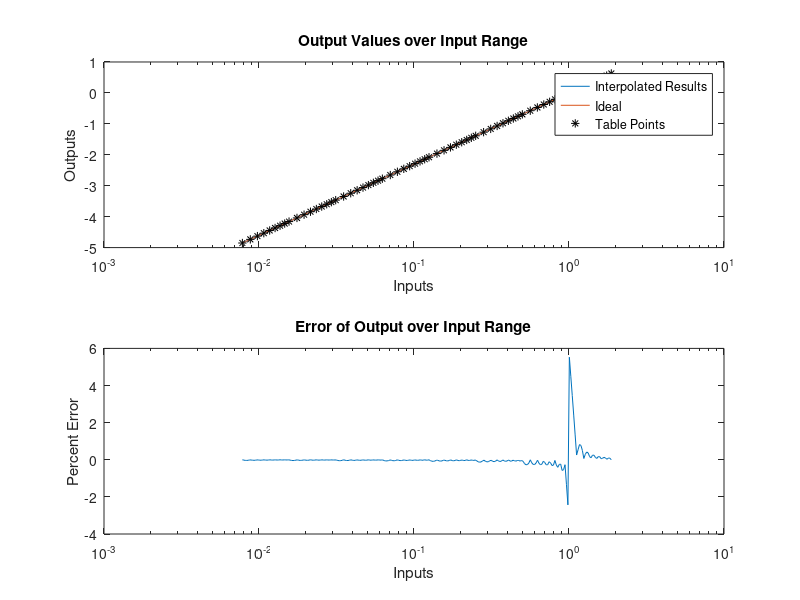

This chart was generated by the following MATLAB code:
%% TESTING OF PLUT INIT SCRIPTS
%
% This script is a copy of code used in the Programmable Look-Up Table's
% init script in the DSP_FPGA_Accelerated_Toolbox.

% Copyright 2020 Flat Earth Inc
%
% THE SOFTWARE IS PROVIDED "AS IS", WITHOUT WARRANTY OF ANY KIND, EXPRESS OR IMPLIED,
% INCLUDING BUT NOT LIMITED TO THE WARRANTIES OF MERCHANTABILITY, FITNESS FOR A PARTICULAR
% PURPOSE AND NONINFRINGEMENT. IN NO EVENT SHALL THE AUTHORS OR COPYRIGHT HOLDERS BE LIABLE
% FOR ANY CLAIM, DAMAGES OR OTHER LIABILITY, WHETHER IN AN ACTION OF CONTRACT, TORT OR OTHERWISE,
% ARISING FROM, OUT OF OR IN CONNECTION WITH THE SOFTWARE OR THE USE OR OTHER DEALINGS IN THE SOFTWARE.
%
% E. Bailey Galacci
% Flat Earth Inc
% 985 Technology Blvd
% Bozeman, MT 59718
% support@flatearthinc.com

clear; close all;
% User defined inputs to mask
tableFnParam = "log(xIn)";      % desired function
maxInput = 1;                   % highest expected input value
floorParam = 2^-15;             % low threshold input value
errorParam = 0.1;               % allowed % error of LUT
ERR_DIAG = true;                % flag to show table init
nBitsParam = 3;                 % manual setting of N_bits
mBitsParam = 3;                 % manual setting of M_bits
IGOTTHIS = true;               % flag for N/M manual override
W_bits = 32;                    % fixed-point word size
F_bits = 28;                    % fixed-point fractional size

%% PLUT INIT SCRIPT
%
% This script is a copy of code used in the Programmable Look-Up Table's
% init script in the DSP_FPGA_Accelerated_Toolbox.

% Copyright 2020 Flat Earth Inc
%
% THE SOFTWARE IS PROVIDED "AS IS", WITHOUT WARRANTY OF ANY KIND, EXPRESS OR IMPLIED,
% INCLUDING BUT NOT LIMITED TO THE WARRANTIES OF MERCHANTABILITY, FITNESS FOR A PARTICULAR
% PURPOSE AND NONINFRINGEMENT. IN NO EVENT SHALL THE AUTHORS OR COPYRIGHT HOLDERS BE LIABLE
% FOR ANY CLAIM, DAMAGES OR OTHER LIABILITY, WHETHER IN AN ACTION OF CONTRACT, TORT OR OTHERWISE,
% ARISING FROM, OUT OF OR IN CONNECTION WITH THE SOFTWARE OR THE USE OR OTHER DEALINGS IN THE SOFTWARE.
%
% E. Bailey Galacci
% Flat Earth Inc
% 985 Technology Blvd
% Bozeman, MT 59718
% support@flatearthinc.com

% things to display: table size, input bounds, function, accuracy
% things to figure out: M_bits, N_bits, Min_val, X_in table, Y_out table,
% max_error, ram_size, table_size 

binaryOffset = ceil(log2(maxInput)); % used for binary tricks, as well as identifying input range
if(IGOTTHIS)
    N_bits = nBitsParam;
    M_bits = mBitsParam;
else
    N_bits = ceil(log2(binaryOffset-log2(floorParam)+1));
    % M_bits needs to be defined later, as it must be just enough to meet
    % accuracy standards defined by user, with linear interpolation
    M_bits = 1; %this will be updated later as needed
end

repeatFlag = true;
while(repeatFlag)
    % Define a N point log2 spaced range of inputs, from 2^(d-(2^N_bits -1)) to almost 2^(d+1), 
    % this effectively covers the user defined input range, down to a floor
    % value.
    xIn = zeros(1, 2^(M_bits+N_bits));
    addr = 1;
    for NShifts = 2^N_bits-1:-1:0
        for M = 0:2^M_bits - 1
            xIn(addr) = 2^(binaryOffset-NShifts) + M*2^(binaryOffset-NShifts-M_bits);
            addr = addr+1;
        end
    end

    % use function to define output. note: function must contain input xIn
    % within the string to work properly, and the only output of the function
    % must be the table values.
    tableInit = eval(tableFnParam);

    RAM_SIZE = N_bits+M_bits;
    maxVal = 2^binaryOffset+ (2^M_bits -1)*2^(binaryOffset-M_bits);
    minVal = 2^(binaryOffset-(2^N_bits-1));
    %set_param(gcb,'MaskDisplay',"disp(sprintf('Programmable Look-up Table\nMemory Used = %d samples and coeffs\nClock Rate Needed = %d Hz', FIR_Uprate*2, Max_Rate)); port_label('input',1,'data'); port_label('input',2,'valid'); port_label('input',3,'Wr_Data'); port_label('input',4,'Wr_Addr'); port_label('input',5,'Wr_En'); port_label('output',1,'data'); port_label('output',2,'valid'); port_label('output',3,'RW_Dout');")

    %%%%%%%%%% check and identify error %%%%%%%%%%%
    % Define a set of test cases for the lookup table with log spaced points
    xTest = logspace(log10(minVal), log10(maxVal), 2^(RAM_SIZE+2));
    xTemp = xIn;
    xIn = xTest;
    % identify the values of the function at xTest
    yTest = eval(tableFnParam);

    % move lookup table values back to xIn
    xIn = xTemp;

    % Find lookup addresses for each point in xTest
    % Effectively assumes the highest input value, then decreases address until test input is greater than associated table input at that address
    addrTest = zeros(1,length(xTest));
    for it = 1:length(xTest)
        addrTest(it) = 2^RAM_SIZE;
        while(xTest(it) < xIn(addrTest(it)) && addrTest(it) ~= 1)   % find the address associated with an input value closest to and below xTest
            addrTest(it) = addrTest(it) - 1;
        end
        if(addrTest(it)==0)
            addrTest(it) = 1;
        end
    end

    % Check for any possible out of bounds errors (handled similarly in hardware)
    addrTest(addrTest == 2^RAM_SIZE) = 2^RAM_SIZE -1;

    % Get values for linear interpolation of xIn
    xLow  = xIn(addrTest);
    xHigh = xIn(addrTest+1);

    % apply point-slope formula to preform linear interpolation for the table readout
    yLow  = tableInit(addrTest);
    yHigh = tableInit(addrTest+1);
    slope  = (yHigh-yLow) ./ (xHigh - xLow);
    yInter = slope.*(xTest-xLow)+yLow;
    
    % percent error: obt-exp / exp
    %errorFloor = (yTest-yLow)./yTest;  % w/out linear interpolation
    errorInter = (yTest-yInter)./yTest; % w/ linear interpolation
    maxErr = max(abs(errorInter));
    %check while loop condition
    if(IGOTTHIS) 
        repeatFlag = false;
    else
        if(100*maxErr <= errorParam)
            repeatFlag = false;
        else
%             if(ERR_DIAG)
%                 f = msgbox(sprintf('Err = %.2d, M_bits = %d', 100*maxErr, M_bits),'Configuring PLUT','replace');
%             end
            
            % make table larger to increase accuracy. M_bits can increase
            % by more than 1 to save loops if error is far outside bounds
            if(100*maxErr > 8*errorParam)
                M_bits = M_bits+3;
            elseif(100*maxErr > 4*errorParam)
                M_bits = M_bits+2;
            else
                M_bits = M_bits+1;
            end
        end
    end
end%end while loop
% prinout graph of table values and error test
if(ERR_DIAG)
    figure(1); 
    f = msgbox(sprintf('Err = %.2d %%, Ram Size = %d bits  (2 by %d by %d)', 100*maxErr, 2*2^RAM_SIZE*W_bits, 2^RAM_SIZE, W_bits),'PLUT INIT','replace');
    subplot(2,1,1); semilogx(xTest,yInter, xTest,yTest,xIn,tableInit,'k*'); title('Output Values over Input Range'); xlabel('Inputs'); ylabel('Outputs'); legend('Interpolated Results','Ideal','Table Points');
    subplot(2,1,2); semilogx(xTest,100*errorInter); title('Error of Output over Input Range'); xlabel('Inputs'); ylabel('Percent Error');
end

% Some testing variables. Uncomment if desired.
%maxFloorErrTot = max(maxFloorErr);
%maxInterErrTot = max(maxInterErr);

% This line is uncommented for the mask script.
%set_param(gcb,'MaskDisplay',"disp(sprintf(['Programmable Look-Up Table\nMemory Used: %d bits\n' tableFnParam ': %.2d <= x <= %.2d\n Maximum Error: %.2d %'], 2*2^RAM_SIZE*W_bits, minVal, maxVal, 100*maxErr)); port_label('input',1,'Data_In'); port_label('input',2,'Table_Wr_Data'); port_label('input',3,'Table_Wr_Addr'); port_label('input',4,'Table_Wr_En'); port_label('output',1,'Data_Out'); port_label('output',2,'Table_RW_Dout');")

